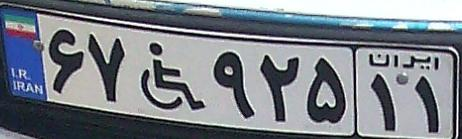
#> input picture test_images/00074.jpg, 462 x 139 px, found by its file name; its folder holds 3 pictures in this run
$ jupyter execute --allow-errors Persian_License_Plate.ipynb   (shell and % lines are left out)
#> lines starting #> are read from the running program, lines starting #| are printed output that depends on the picture
### prepare_dataset.py
import os
from lxml import etree as et
from tqdm import tqdm
from prepare_dataset import *


IMAGES_DATASET = 'my_images'
GT_PATH = 'gt_train.txt'

words_dict = {
    'A': 'الف',
    'B': 'ب',
    'P': 'پ',
    'T': 'ت',
    'Y': 'ث',
    'Z': 'ز',
    'X': 'ش',
    'E': 'ع',
    'F': 'ف',
    'K': 'ک',
    'G': 'گ',
    'D': 'D',
    'S': 'S',
    'J': 'ج',
    'W': 'د',
    'C': 'س',
    'U': 'ص',
    'R': 'ط',
    'Q': 'ق',
    'L': 'ل',
    'M': 'م',
    'N': 'ن',
    'V': 'و',
    'H': 'ه',
    'I': 'ی',
    '0': '0',
    '1': '1',
    '2': '2',
    '3': '3',
    '4': '4',
    '5': '5',
    '6': '6',
    '7': '7',
    '8': '8',
    '9': '9',
    '@': 'ویلچر',
}


def prepare_dataset(images_dataset_path: str, dataset_type: str) -> None:
    gt_file = open(f'gt_{dataset_type}.txt', 'w', encoding='utf-8')
    parser = et.XMLParser(encoding='utf-8')

    for file in tqdm(os.listdir(images_dataset_path)):
        if file.endswith('.xml'):
            path = os.path.join(images_dataset_path, file)
            xml_name = file.split('.')[0]

            tree = et.parse(path, parser)
            root = tree.getroot()

            gt_file.write(os.path.join(dataset_type, f'{xml_name}.jpg'))
            gt_file.write('\t')

            for persian_word in root.iter('name'):
                persian_word = persian_word.text.strip() if persian_word.text else ''
                latin_word = [l_word for l_word, p_word in words_dict.items() if p_word == persian_word]

                if len(latin_word):
                    gt_file.write(latin_word[0])
                else:
                    gt_file.write('')
            gt_file.write('\n')

    gt_file.close()


# [2 lines that do not run on import are left out]

### Persian_License_Plate.ipynb
# Persian License Plate Recognition

## Clone deep-text-recognition-benchmark repository

## Download The Dataset

[cell 1]
# Train Dataset

[cell 2]
# Validation Dataset

[cell 3]
# Test Dataset

## Prepare The Dataset

[cell 4]
import os
from lxml import etree as et
from lxml.etree import _Element
from tqdm import tqdm
from prepare_dataset import prepare_dataset

[cell 5]
words_dict: dict[str, str] = {
    'A': 'الف',
    'B': 'ب',
    'P': 'پ',
    'T': 'ت',
    'Y': 'ث',
    'Z': 'ز',
    'X': 'ش',
    'E': 'ع',
    'F': 'ف',
    'K': 'ک',
    'G': 'گ',
    'D': 'D',
    'S': 'S',
    'J': 'ج',
    'W': 'د',
    'C': 'س',
    'U': 'ص',
    'R': 'ط',
    'Q': 'ق',
    'L': 'ل',
    'M': 'م',
    'N': 'ن',
    'V': 'و',
    'H': 'ه',
    'I': 'ی',
    '0': '0',
    '1': '1',
    '2': '2',
    '3': '3',
    '4': '4',
    '5': '5',
    '6': '6',
    '7': '7',
    '8': '8',
    '9': '9',
    '@': 'ویلچر',
}

#> (a cell that did not finish here is left out)

#> (a cell that did not finish here is left out)


#> (a cell that did not finish here is left out)


## Training

## Inference

[cell 9]
import os
import cv2 as cv
import matplotlib.pyplot as plt

test_images_path = '/content/test_images'
images_names = os.listdir(test_images_path)
# print(images_names)

fig, axes = plt.subplots(1, len(images_names), figsize=(20, 4))

for idx, ax in enumerate(axes):
    img = cv.imread(os.path.join(test_images_path, images_names[idx]))
#> img is the input picture: shape (139, 462, 3); mean B, G, R 136.2, 128.8, 123.2
    ax.imshow(cv.cvtColor(img, cv.COLOR_BGR2RGB))
    ax.set_title(images_names[idx])

plt.show()
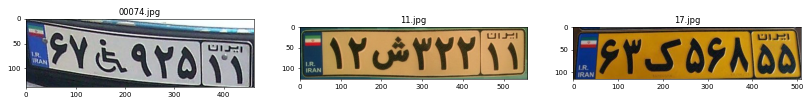
#> figure drawn by matplotlib, 3 panels
